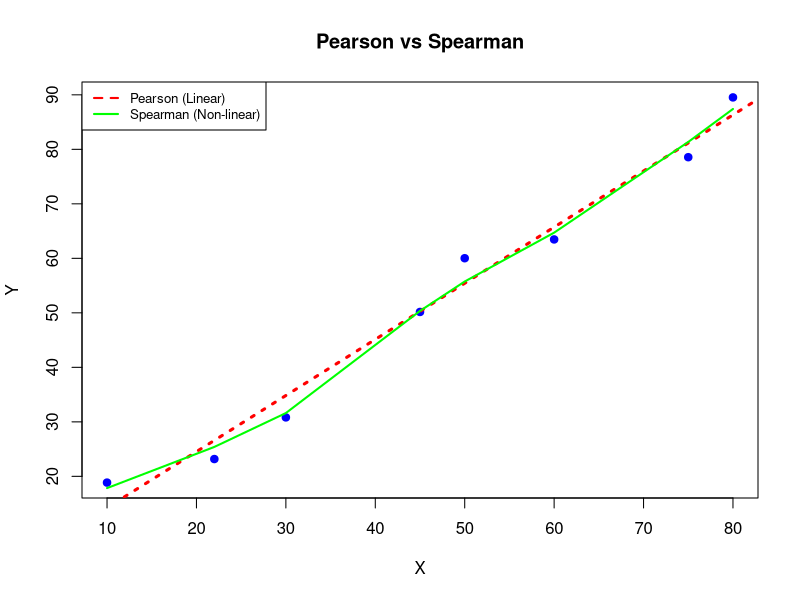

This figure's R source:
set.seed(42)

x <- c(10, 22, 30, 45, 50, 60, 75, 80)
y <- c(12, 26, 29, 47, 58, 64, 71, 90) + rnorm(8, mean=0, sd=5)

pearson_cor <- cor(x, y, method="pearson")
spearman_cor <- cor(x, y, method="spearman")

cat("Pearson Correlation:", pearson_cor, "\n")
cat("Spearman Correlation:", spearman_cor, "\n")

plot(x, y, main="Pearson vs Spearman", col="blue", pch=19, xlab="X", ylab="Y")

abline(lm(y ~ x), col="red", lwd=3, lty=3)
lines(lowess(x, y), col="green", lwd=2)

legend("topleft", legend=c("Pearson (Linear)", "Spearman (Non-linear)"),
       col=c("red", "green"), lwd=2, lty=c(2,1), cex=0.8)
